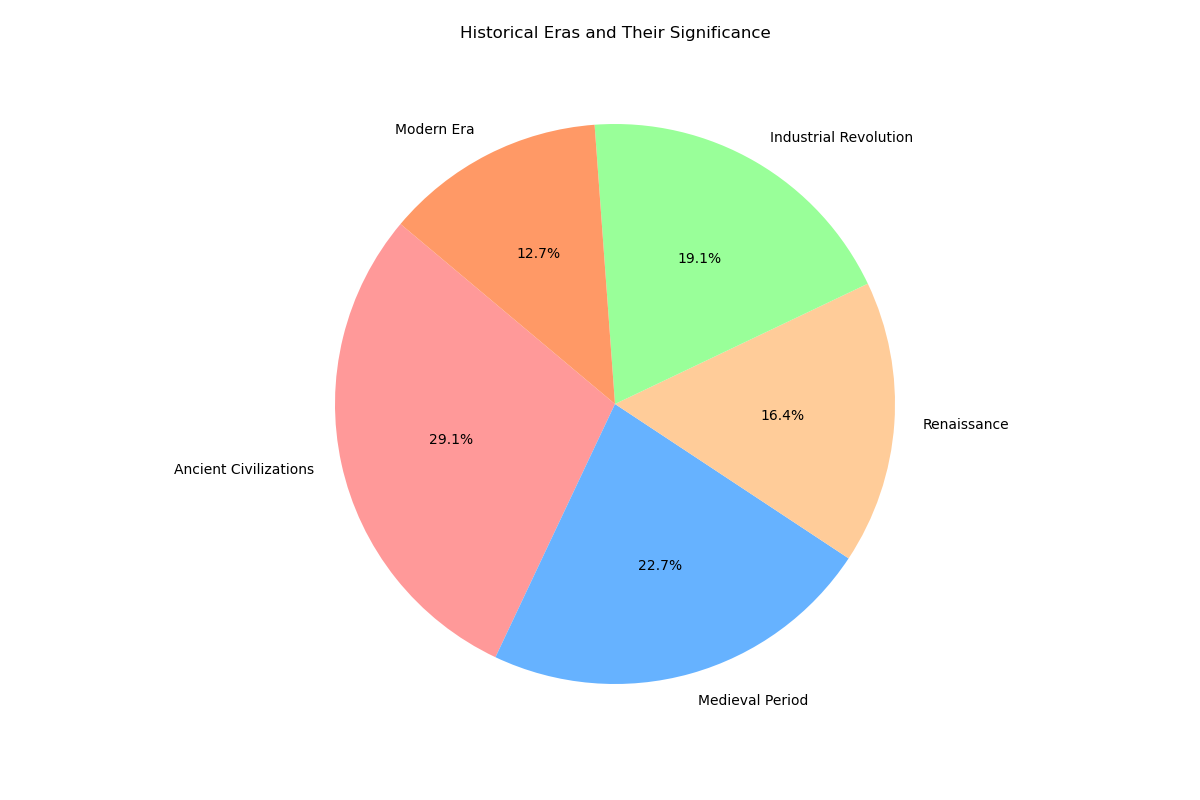

Generate this figure with Python:

import matplotlib.pyplot as plt

# Data to plot
labels = 'Ancient Civilizations', 'Medieval Period', 'Renaissance', 'Industrial Revolution', 'Modern Era'
sizes = [320, 250, 180, 210, 140]
colors = ['#FF9999', '#66B2FF', '#FFCC99', '#99FF99', '#FF9966']

# Plot
plt.figure(figsize=(12, 8))
plt.pie(sizes, labels=labels, colors=colors, autopct='%1.1f%%', startangle=140)

plt.title('Historical Eras and Their Significance', y=1.08)
plt.axis('equal')  # Equal aspect ratio ensures that pie is drawn as a circle.
plt.show()
